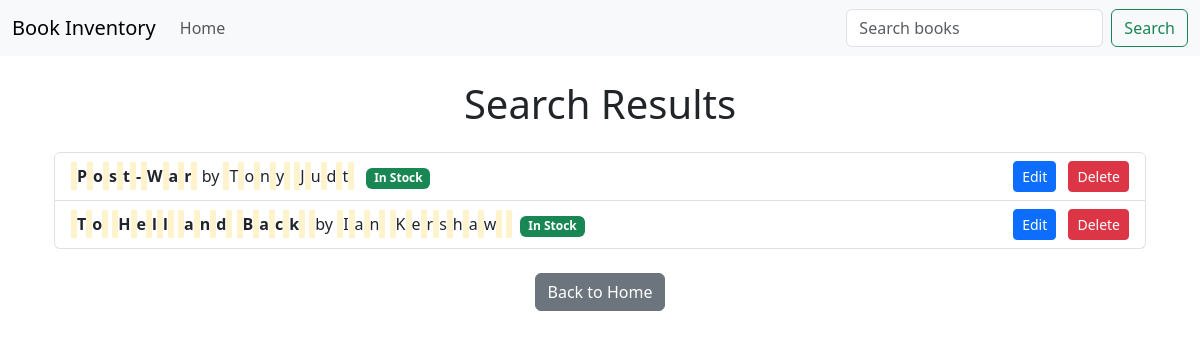
Before: /search with the older database file.
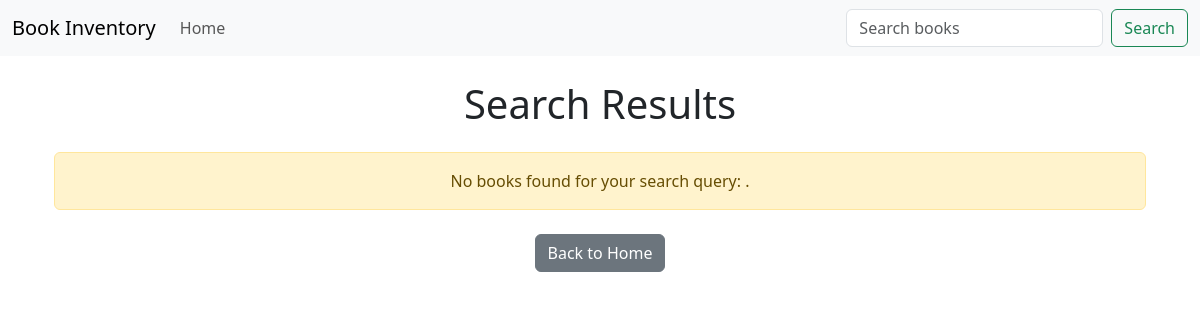
After: the same page with the newer database file.
### models/book.py (models this page shows)
class Book(db.Model):
    __tablename__ = 'books'
    id = db.Column(db.Integer, primary_key=True)
    title = db.Column(db.String(255), nullable=False)
    author = db.Column(db.String(255), nullable=False)
    genre_id = db.Column(db.Integer, db.ForeignKey(
        'genres.id'), nullable=False)
    stock = db.Column(db.Integer, default=1, nullable=False)
    __table_args__ = (UniqueConstraint('title', 'author',
                      'genre_id', name='unique_book_per_genre'),)

### app.py (the view)
@app.route('/search', methods=['GET'])
def search():
    query = request.args.get('q', '')
    books = Book.query.filter(Book.title.ilike(
        f'%{query}%') | Book.author.ilike(f'%{query}%')).all()
    return render_template('search_results.html', books=books, query=query)

### templates/search_results.html
{% extends 'layout.html' %} {% block body %}
<div class="container my-4">
  <h1 class="text-center mb-4">Search Results</h1>
  {% if books %}
  <ul class="list-group">
    {% for book in books %}
    <li
      class="list-group-item d-flex justify-content-between align-items-center"
    >
      <div>
        <strong>
          {{ book.title | replace(query, '<mark>' + query + '</mark>') | safe }}
        </strong>
        by {{ book.author | replace(query, '<mark>' + query + '</mark>') | safe
        }}
        <span
          class="badge {% if book.stock > 0 %}bg-success{% else %}bg-danger{% endif %} ms-2"
        >
          {% if book.stock > 0 %}In Stock{% else %}Out of Stock{% endif %}
        </span>
      </div>
      <div>
        <a
          href="{{ url_for('edit_book', book_id=book.id) }}"
          class="btn btn-sm btn-primary me-2"
        >
          Edit
        </a>
        <form
          action="{{ url_for('delete_book', book_id=book.id) }}"
          method="POST"
          style="display: inline"
        >
          <button
            type="submit"
            class="btn btn-sm btn-danger"
            onclick="return confirm('Are you sure you want to delete this book?');"
          >
            Delete
          </button>
        </form>
      </div>
    </li>
    {% endfor %}
  </ul>
  {% else %}
  <div class="alert alert-warning text-center" role="alert">
    No books found for your search query: <strong>{{ query }}</strong>.
  </div>
  {% endif %}
  <div class="mt-4 text-center">
    <a href="{{ url_for('index') }}" class="btn btn-secondary">Back to Home</a>
  </div>
</div>
{% endblock %}

Changed rows visible on the page:
removed Book: title "P o s t - W a r", author "T o n y J u d t", stock "In Stock"
removed Book: title "T o H e l l a n d B a c k", author "I a n K e r s h a w", stock "In Stock"
Other visible differences:
text now shown: "No books found for your search query: ."
